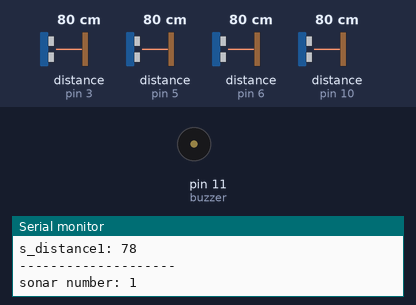
Simulated run of this sketch. Board: Arduino Uno, built with avr-gcc and run on an emulated ATmega328P. On the bench: buzzer (waves = sounding), the last lines printed to the serial monitor. Wiring (inferred from the names in the program): 4 × ultrasonic range finder: trigger pin 2, echo pin 3 / trigger pin 4, echo pin 5 / trigger pin 7, echo pin 6 / trigger pin 12, echo pin 10. Inputs (shaded band) come from the test bench; at power-on: distance to the obstacle (sensors on pin 5, pin 3, pin 10, pin 6) 80 cm. The echo pulse lasts 58.3 µs per cm.

Above: at 1.2 s.
1.3 s: distance to the obstacle (sensor on pin 5) set to 65 cm
4.3 s: distance to the obstacle (sensor on pin 5) set to 55 cm
At 4.64 s:
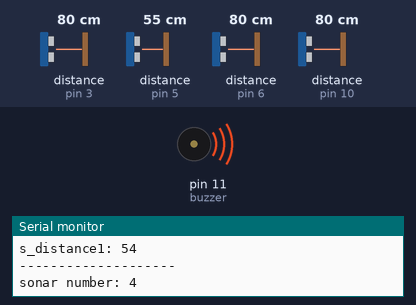
7.3 s: distance to the obstacle (sensor on pin 3) set to 2 cm
13.3 s: distance to the obstacle (sensor on pin 10) set to 2 cm
Timing chart, 0 to 20.3 s (numbered marks = the images above; inputs shaded):
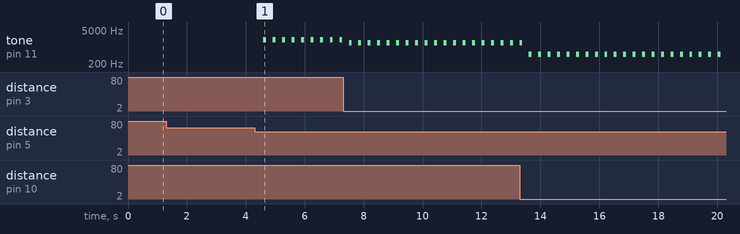

The sketch:

prioritySonar.ino
```cpp
//trigger pin does not need pwm
//echo pin needs pwm

#define sonars 4 //number of sonars

const int trigPin1 = 12;
const int echoPin1 = 10;
const int trigPin2 = 7;
const int echoPin2 = 6;
const int trigPin3 = 2;
const int echoPin3 = 3;
const int trigPin4 = 4;
const int echoPin4 = 5;
const int buzzer = 11;
/*haha*/ long boi[10];
int flag = 1;

bool done_init = false;

int buzzer_tones[] = {500, 1000, 1500, 2000}; // each element represents sonars #s 1-4

long init_dist[4];

int s_distance1 = 0;

int sonar_no = 0;


void sensors(const int, const int, const int);
void buzzer_logic(const int);
int PrioritySonar(const long *);


void setup() {
  // put your setup code here, to run once:
  pinMode(trigPin1, OUTPUT); // Sets the trigPin as an Output
  pinMode(echoPin1, INPUT); // Sets the echoPin as an Input
  pinMode(trigPin2, OUTPUT);
  pinMode(echoPin2, INPUT);
  pinMode(trigPin3, OUTPUT);
  pinMode(echoPin3, INPUT);
  pinMode(trigPin4, OUTPUT);
  pinMode(echoPin4, INPUT);
  pinMode(buzzer, OUTPUT);
  Serial.begin(9600); // Starts the serial communication

}

void loop() {
  done_init = false;

  //initialization to find the closest sonar
  sonar_no = 1;
  sensors(trigPin1, echoPin1, sonar_no);
  sonar_no++;
  sensors(trigPin2, echoPin2, sonar_no);
  sonar_no++;
  sensors(trigPin3, echoPin3, sonar_no);
  sonar_no++;
  sensors(trigPin4, echoPin4, sonar_no);
  sonar_no = 1;

  done_init = true; //after initializing, set to true to initial buzzing

  sonar_no = 1;

  sonar_no = PrioritySonar(init_dist);

  if(sonar_no == 1)
    sensors(trigPin1, echoPin1, sonar_no);
  if(sonar_no == 2)
    sensors(trigPin2, echoPin2, sonar_no);
  if(sonar_no == 3)
    sensors(trigPin3, echoPin3, sonar_no);
  if(sonar_no == 4)
    sensors(trigPin4, echoPin4, sonar_no);

  // if(flag == 1 || flag == 2){
  //   sensors(trigPin1, echoPin1, sonar_no);
  // }
  // //delay(300);

  // sonar_no++;
  // if(flag == 3 || flag == 4){
  //   sensors(trigPin2, echoPin2, sonar_no);
  // }
  // //delay(300);
  // sonar_no++;
  // if(flag == 5 || flag == 6)
  //   sensors(trigPin3, echoPin3, sonar_no);
  // //delay(300);
  // sonar_no++;
  // if(flag == 7 || flag == 8)
  //   sensors(trigPin4, echoPin4, sonar_no);

}

//function with paramters trigPin, echoPin, sonar_no
//function activates sensors based on which which pins
//are passed in to the function
void sensors(const int trigPin, const int echoPin, const int sonar_no) {
  // Clears the trigPin
  Serial.println("--------------------");
  Serial.print("sonar number: ");
  Serial.println(sonar_no);
  long s_duration1 = 0;
  long s_duration2 = 0;

  s_distance1 = 0;
  digitalWrite(trigPin, LOW);
  delayMicroseconds(2);

  // Sets the trigPin on HIGH state for 10 micro seconds
  digitalWrite(trigPin, HIGH);
  delayMicroseconds(10);
  digitalWrite(trigPin, LOW);

  // Reads the echoPin, returns the sound wave travel time in microseconds
  s_duration1 = pulseIn(echoPin, HIGH);

  // Calculating the first distance of S1 and S2
  s_distance1 = s_duration1 * 0.034 / 2;


  Serial.print("s_distance1: ");
  Serial.println(s_distance1);\

  init_dist[sonar_no-1] = s_distance1;


  if(done_init)
    buzzer_logic(s_distance1);
  //buzzer_logic(s_distance1);


}

void buzzer_logic(const int s_d1){
  boi[flag] = s_d1;
  //delay(1000);
  if(s_d1 < 60.0){
      //if(difference > 5){
        tone(buzzer,buzzer_tones[sonar_no-1]);
        delay(100);
      //}
    }
    noTone(buzzer);
  // if(flag % 2 == 0){
  //   long difference = abs(boi[2] - boi[1]);
  //   Serial.print("difference: ");
  //   Serial.println(difference);
  //   //delay(1000);
  //   if(s_d1 < 60.0){
  //     //if(difference > 5){
  //       tone(buzzer,buzzer_tones[sonar_no-1]);
  //       delay(100);
  //     //}
  //   }
  //   if(flag == 8) flag = 1;
  //   else flag++;
  //   noTone(buzzer);
  // }
  // else flag++;
}

int PrioritySonar(const long * distances){
  long temp_d = distances[0];
  for(int i = 0; i < sonars; i++)
    if(temp_d > distances[i])
      temp_d = distances[i];
  for(int i = 0; i < sonars; i++)
    if(temp_d == distances[i])
      return i + 1;
}
```

Measured:
- the behaviour switches between 61 and 60 cm on distance to the obstacle (sensor on pin 5) (found by bisection; images 0 and 1)
- after the input at 4.3 s, tone on pin 11 (buzzer): alternates 2000 Hz for 0.10 s and silent for 0.22 s, starting after 0.29 s
